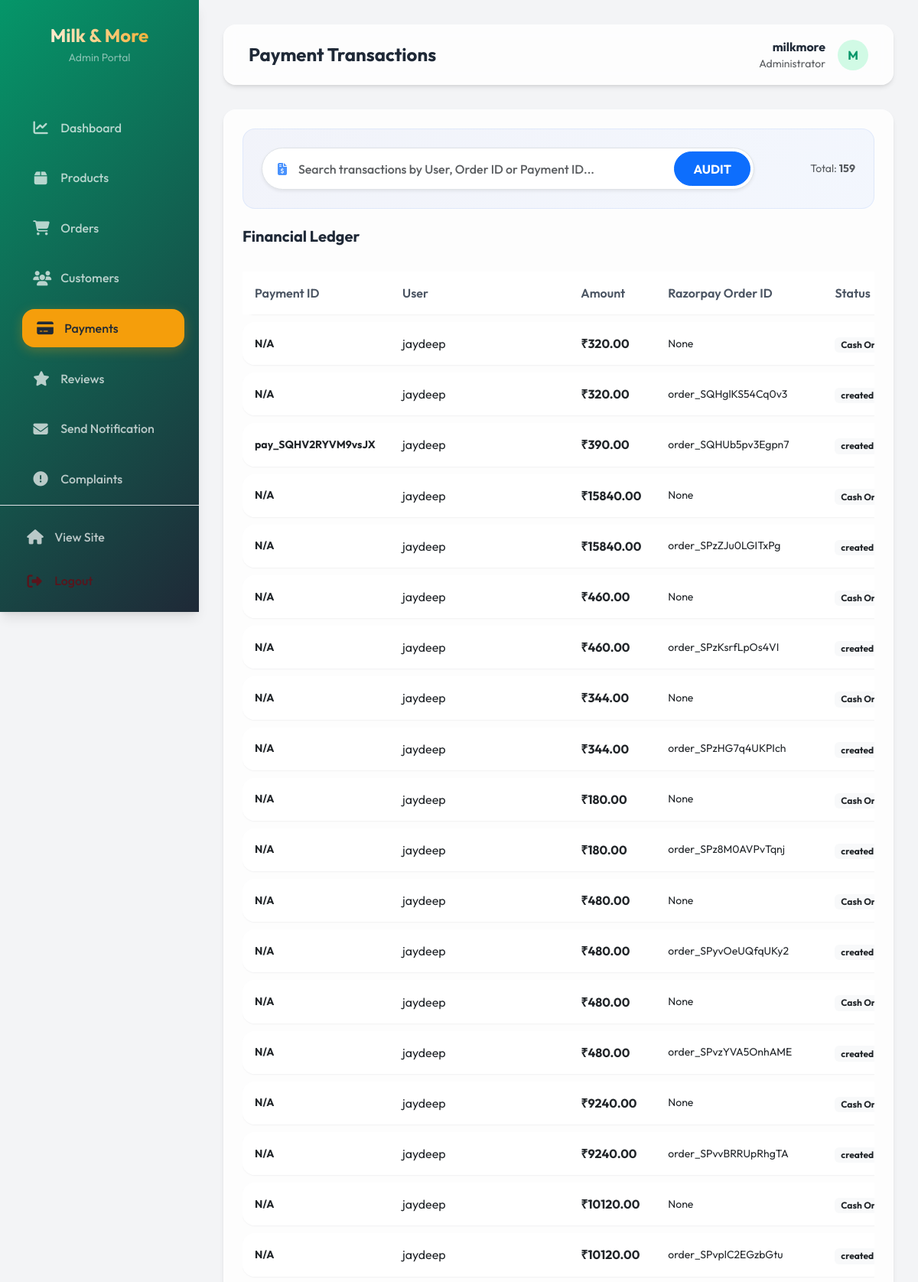
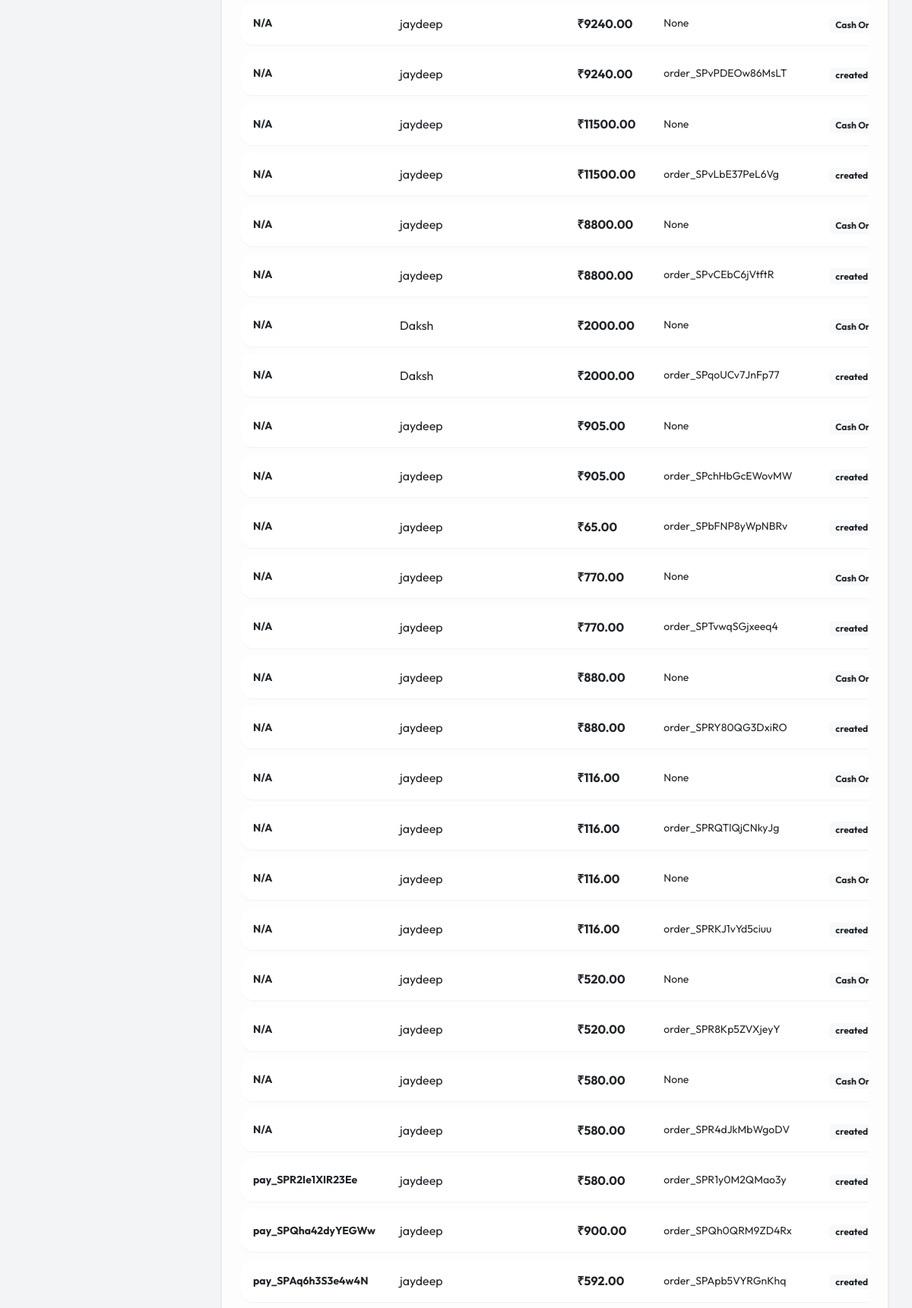
/admin-payments/ (signed in, upper part), run on the app's committed database (2 pictures, top to bottom).
### app/models.py (models this page shows)
class Payment(models.Model):
    user = models.ForeignKey(User,on_delete=models.CASCADE)
    amount = models.FloatField()
    razorpay_order_id = models.CharField(max_length=50,blank=True,null=True)
    razorpay_payment_status = models.CharField(max_length=50,blank=True,null=True)
    razorpay_payment_id = models.CharField(max_length=50,blank=True,null=True)
    paid = models.BooleanField(default=False)

### app/views.py (the view, shortened to what this page needs)
# urls.py: path("admin-payments/", admin_payments, name="admin-payments"),
@user_passes_test(is_admin)
def admin_payments(request):
    query = request.GET.get('q')
    payments = Payment.objects.all().order_by('-id')
    return render(request, 'admin_panel/payments.html', locals())

### app/context_processors.py (called while the page is built, shortened)
def regional_restriction(request):
    is_delivery = hasattr(request.user, 'deliveryperson')
    return {
        'is_in_ahmedabad': True, # Default to True for guests/staff to avoid blocking
        'has_any_address': False,
        'show_restricted_overlay': False
    }

### app/views.py (called while the page is built)
def is_admin(user):
    return user.is_superuser or user.is_staff

### Dairy-webapp-main/app/templates/admin_panel/payments.html (shortened to what this page needs)
{% extends 'admin_panel/base.html' %}
{% load static %}
{% block page_title %}Payment Transactions{% endblock %}
{% block content %}
<div class="glass-card animate-fade-in">
    <div class="search-console-wrapper mb-4 p-4 rounded-4"
         style="background: linear-gradient(135deg, rgba(30, 64, 175, 0.05) 0%, rgba(59, 130, 246, 0.05) 100%); border: 1px solid rgba(59, 130, 246, 0.1);">
        <div class="row align-items-center g-3">
            <div class="col-md-10">
                <form action="" method="GET" autocomplete="off" class="m-0">
                    <div class="input-group shadow-sm rounded-pill overflow-hidden bg-white border p-1" style="transition: all 0.3s ease;">
                        <span class="input-group-text bg-transparent border-0 ps-3 pe-2">
                            <i class="fa-solid fa-file-invoice-dollar text-primary opacity-75"></i>
                        </span>
                        <input type="text" name="q" class="form-control border-0 shadow-none px-2"
                               placeholder="Search transactions by User, Order ID or Payment ID..."
                               value="{{ request.GET.q|default:'' }}"
                               style="height: 45px; font-weight: 500;">
                        <button class="btn btn-primary rounded-pill px-4 fw-bold" type="submit">AUDIT</button>
                    </div>
                </form>
            </div>
            <div class="col-md-2 text-md-end">
                <div class="text-muted small">Total: <strong>{{ payments|length }}</strong></div>
            </div>
        </div>
    </div>
    <div class="d-flex justify-content-between align-items-center mb-4">
        <h5 class="fw-bold mb-0">Financial Ledger</h5>
    </div>
    <div class="table-responsive">
        <table class="table custom-table">
            <thead>
                <tr>
                    <th>Payment ID</th>
                    <th>User</th>
                    <th>Amount</th>
                    <th>Razorpay Order ID</th>
                    <th>Status</th>
                </tr>
            </thead>
            <tbody>
                {% for payment in payments %}
                <tr>
                    <td class="small fw-bold">{{ payment.razorpay_payment_id|default:"N/A" }}</td>
                    <td>{{ payment.user.username }}</td>
                    <td class="fw-bold">₹{{ payment.amount|floatformat:2 }}</td>
                    <td class="small">{{ payment.razorpay_order_id }}</td>
                    <td>
                        <span class="badge bg-light text-dark">{{ payment.razorpay_payment_status }}</span>
                    </td>
                </tr>
                {% empty %}
                <tr>
                    <td colspan="6" class="text-center py-4 text-muted">No payments found.</td>
                </tr>
                {% endfor %}
            </tbody>
        </table>
    </div>
</div>
{% endblock %}

### Dairy-webapp-main/app/templates/admin_panel/base.html (shortened to what this page needs)
{% load static %}
<!DOCTYPE html>
<html lang="en">
<head>
    <link rel="stylesheet" href="https://cdnjs.cloudflare.com/ajax/libs/font-awesome/6.4.0/css/all.min.css">
    <link href="https://cdn.jsdelivr.net/npm/bootstrap@5.3.0/dist/css/bootstrap.min.css" rel="stylesheet">
</head>
<body>
    <div class="sidebar">
        <div class="sidebar-header">
            <h3>Milk & More</h3>
            <p class="text-white-50 small mt-1">Admin Portal</p>
        </div>
        <div class="nav-links-wrapper">
            <ul class="nav-links" style="margin-top: 0;">
                <li class="nav-item">
                    <a href="{% url 'admin-dashboard' %}"
                        class="nav-link {% if request.resolver_match.url_name == 'admin-dashboard' %}active{% endif %}">
                        <i class="fa-solid fa-chart-line"></i> Dashboard
                    </a>
                </li>
                <li class="nav-item">
                    <a href="{% url 'admin-products' %}"
                        class="nav-link {% if 'product' in request.resolver_match.url_name %}active{% endif %}">
                        <i class="fa-solid fa-box"></i> Products
                    </a>
                </li>
                <li class="nav-item">
                    <a href="{% url 'admin-orders' %}"
                        class="nav-link {% if 'order' in request.resolver_match.url_name and 'delivery-person' not in request.resolver_match.url_name %}active{% endif %}">
                        <i class="fa-solid fa-cart-shopping"></i> Orders
                    </a>
                </li>
                <li class="nav-item">
                    <a href="{% url 'admin-customers' %}"
                        class="nav-link {% if 'customer' in request.resolver_match.url_name %}active{% endif %}">
                        <i class="fa-solid fa-users"></i> Customers
                    </a>
                </li>
                <li class="nav-item">
                    <a href="{% url 'admin-payments' %}"
                        class="nav-link {% if 'payment' in request.resolver_match.url_name %}active{% endif %}">
                        <i class="fa-solid fa-credit-card"></i> Payments
                    </a>
                </li>
                <li class="nav-item">
                    <a href="{% url 'admin-reviews' %}"
                        class="nav-link {% if 'review' in request.resolver_match.url_name %}active{% endif %}">
                        <i class="fa-solid fa-star"></i> Reviews
                    </a>
                </li>
                <li class="nav-item">
                    <a href="{% url 'admin-send-notification' %}"
                        class="nav-link {% if request.resolver_match.url_name == 'admin-send-notification' %}active{% endif %}">
                        <i class="fa-solid fa-envelope"></i> Send Notification
                    </a>
                </li>
                <li class="nav-item">
                    <a href="{% url 'admin-complaints' %}"
                        class="nav-link {% if 'complaint' in request.resolver_match.url_name %}active{% endif %}">
                        <i class="fa-solid fa-circle-exclamation"></i> Complaints
                    </a>
                </li>
                <li class="nav-item">
                </li>
            </ul>
        </div>
        <div class="sidebar-footer p-3 border-top border-white-25">
            <ul class="nav-links m-0">
                <li class="nav-item p-0">
                    <a href="{% url 'home' %}" class="nav-link">
                        <i class="fa-solid fa-house"></i> View Site
                    </a>
                </li>
                <li class="nav-item p-0 mt-2">
                    <a href="{% url 'logout' %}" class="nav-link text-danger-emphasis">
                        <i class="fa-solid fa-right-from-bracket"></i> Logout
                    </a>
                </li>
            </ul>
        </div>
    </div>
    <div class="main-content">
        <header class="top-header animate-fade-in">
            <div class="page-info">
                <h4 class="mb-0 fw-bold">{% block page_title %}Dashboard{% endblock %}</h4>
            </div>
            <div class="user-profile">
                <div class="text-end d-none d-md-block">
                    <p class="mb-0 fw-bold">{{ request.user.username }}</p>
                    <p class="mb-0 small text-muted">Administrator</p>
                </div>
                <div class="user-avatar text-uppercase">
                    {{ request.user.username|slice:":1" }}
                </div>
            </div>
        </header>
        <div class="animate-fade-in" style="animation-delay: 0.1s;">
            {% block content %}{% endblock %}
        </div>
    </div>
</body>
</html>

### Dairy-webapp-main/app/templates/admin_panel/base.html (style rules this page uses)
:root { --emerald: #10b981; --emerald-dark: #059669; --emerald-light: #d1fae5; --gold: #f59e0b; --gold-dark: #d97706; --dark: #1f2937; --light: #f9fafb; --white: #ffffff; --glass: rgba(255, 255, 255, 0.8); --shadow-sm: 0 1px 2px 0 rgba(0, 0, 0, 0.05); --shadow: 0 4px 6px -1px rgba(0, 0, 0, 0.1), 0 2px 4px -1px rgba(0, 0, 0, 0.06); --shadow-lg: 0 10px 15px -3px rgba(0, 0, 0, 0.1), 0 4px 6px -2px rgba(0, 0, 0, 0.05); --radius: 16px; }
body { font-family: 'Outfit', sans-serif; background-color: #f3f4f6; color: var(--dark); margin: 0; padding: 0; overflow-x: hidden; }
.sidebar { width: 260px; height: 100vh; position: fixed; left: 0; top: 0; background: linear-gradient(135deg, var(--emerald-dark), var(--dark)); color: white; transition: all 0.3s ease; z-index: 1000; box-shadow: var(--shadow-lg); display: flex; flex-direction: column; }
.sidebar-header { padding: 2rem 1.5rem; text-align: center; flex-shrink: 0; }
.nav-links-wrapper { flex-grow: 1; overflow-y: auto; padding-bottom: 2rem; }
.nav-links-wrapper { -ms-overflow-style: none; scrollbar-width: none; }
.sidebar-header h3 { font-weight: 700; font-size: 1.5rem; margin: 0; background: linear-gradient(to right, #fff, var(--gold)); -webkit-background-clip: text; background-clip: text; -webkit-text-fill-color: transparent; }
.nav-links { list-style: none; padding: 0; margin-top: 2rem; }
.nav-item { padding: 0.5rem 1.5rem; }
.nav-link { color: rgba(255, 255, 255, 0.7); text-decoration: none; display: flex; align-items: center; padding: 0.8rem 1.2rem; border-radius: var(--radius); transition: all 0.3s ease; font-weight: 500; }
.nav-link i { margin-right: 1rem; font-size: 1.2rem; width: 20px; text-align: center; }
.nav-link:hover, .nav-link.active { color: white; background: rgba(255, 255, 255, 0.1); transform: translateX(5px); }
.nav-link.active { background: var(--gold); color: var(--dark); box-shadow: 0 4px 15px rgba(245, 158, 11, 0.3); }
.main-content { margin-left: 260px; padding: 2rem; transition: all 0.3s ease; min-height: 100vh; }
.top-header { display: flex; justify-content: space-between; align-items: center; margin-bottom: 2rem; background: var(--glass); backdrop-filter: blur(10px); padding: 1rem 2rem; border-radius: var(--radius); box-shadow: var(--shadow); border: 1px solid rgba(255, 255, 255, 0.3); }
.user-profile { display: flex; align-items: center; gap: 1rem; }
.user-avatar { width: 40px; height: 40px; border-radius: 50%; background: var(--emerald-light); display: flex; align-items: center; justify-content: center; color: var(--emerald-dark); font-weight: 700; }
.glass-card { background: var(--glass); backdrop-filter: blur(10px); border-radius: var(--radius); padding: 1.5rem; border: 1px solid rgba(255, 255, 255, 0.3); box-shadow: var(--shadow); transition: all 0.3s ease; }
.custom-table { width: 100%; border-collapse: separate; border-spacing: 0 10px; }
.custom-table tr { background: var(--white); border-radius: var(--radius); box-shadow: var(--shadow-sm); transition: all 0.2s ease; }
.custom-table th { border: none; padding: 1rem; font-weight: 600; color: #4b5563; }
.custom-table td { border: none; padding: 1rem; vertical-align: middle; }
.custom-table td:first-child { border-top-left-radius: var(--radius); border-bottom-left-radius: var(--radius); }
.animate-fade-in { animation: fadeIn 0.5s ease forwards; }

### data on the page
Payment: razorpay_payment_id "N/A", user.username "jaydeep", amount "320.00", razorpay_order_id "None", razorpay_payment_status "Cash…"
Payment: razorpay_payment_id "N/A", user.username "jaydeep", amount "320.00", razorpay_order_id "order_SQHglKS54Cq0v3", razorpay_payment_status "created"
Payment: razorpay_payment_id "pay_SQHV2RYVM9vsJX", user.username "jaydeep", amount "390.00", razorpay_order_id "order_SQHUb5pv3Egpn7", razorpay_payment_status "created"
Payment: razorpay_payment_id "N/A", user.username "jaydeep", amount "15840.00", razorpay_order_id "None", razorpay_payment_status "Cash…"
Payment: razorpay_payment_id "N/A", user.username "jaydeep", amount "15840.00", razorpay_order_id "order_SPzZJu0LGITxPg", razorpay_payment_status "created"
Payment: razorpay_payment_id "N/A", user.username "jaydeep", amount "460.00", razorpay_order_id "None", razorpay_payment_status "Cash…"
Payment: razorpay_payment_id "N/A", user.username "jaydeep", amount "460.00", razorpay_order_id "order_SPzKsrfLpOs4VI", razorpay_payment_status "created"
Payment: razorpay_payment_id "N/A", user.username "jaydeep", amount "344.00", razorpay_order_id "None", razorpay_payment_status "Cash…"
Payment: razorpay_payment_id "N/A", user.username "jaydeep", amount "344.00", razorpay_order_id "order_SPzHG7q4UKPIch", razorpay_payment_status "created"
Payment: razorpay_payment_id "N/A", user.username "jaydeep", amount "180.00", razorpay_order_id "None", razorpay_payment_status "Cash…"
Payment: razorpay_payment_id "N/A", user.username "jaydeep", amount "180.00", razorpay_order_id "order_SPz8M0AVPvTqnj", razorpay_payment_status "created"
Payment: razorpay_payment_id "N/A", user.username "jaydeep", amount "480.00", razorpay_order_id "None", razorpay_payment_status "Cash…"
Payment: razorpay_payment_id "N/A", user.username "jaydeep", amount "480.00", razorpay_order_id "order_SPyvOeUQfqUKy2", razorpay_payment_status "created"
Payment: razorpay_payment_id "N/A", user.username "jaydeep", amount "480.00", razorpay_order_id "None", razorpay_payment_status "Cash…"
Payment: razorpay_payment_id "N/A", user.username "jaydeep", amount "480.00", razorpay_order_id "order_SPvzYVA5OnhAME", razorpay_payment_status "created"
Payment: razorpay_payment_id "N/A", user.username "jaydeep", amount "9240.00", razorpay_order_id "None", razorpay_payment_status "Cash…"
Payment: razorpay_payment_id "N/A", user.username "jaydeep", amount "9240.00", razorpay_order_id "order_SPvvBRRUpRhgTA", razorpay_payment_status "created"
Payment: razorpay_payment_id "N/A", user.username "jaydeep", amount "10120.00", razorpay_order_id "None", razorpay_payment_status "Cash…"
Payment: razorpay_payment_id "N/A", user.username "jaydeep", amount "10120.00", razorpay_order_id "order_SPvplC2EGzbGtu", razorpay_payment_status "created"
Payment: razorpay_payment_id "N/A", user.username "jaydeep", amount "9240.00", razorpay_order_id "None", razorpay_payment_status "Cash…"
Payment: razorpay_payment_id "N/A", user.username "jaydeep", amount "9240.00", razorpay_order_id "order_SPvPDEOw86MsLT", razorpay_payment_status "created"
Payment: razorpay_payment_id "N/A", user.username "jaydeep", amount "11500.00", razorpay_order_id "None", razorpay_payment_status "Cash…"
Payment: razorpay_payment_id "N/A", user.username "jaydeep", amount "11500.00", razorpay_order_id "order_SPvLbE37PeL6Vg", razorpay_payment_status "created"
Payment: razorpay_payment_id "N/A", user.username "jaydeep", amount "8800.00", razorpay_order_id "None", razorpay_payment_status "Cash…"
Payment: razorpay_payment_id "N/A", user.username "jaydeep", amount "8800.00", razorpay_order_id "order_SPvCEbC6jVtftR", razorpay_payment_status "created"
Payment: razorpay_payment_id "N/A", user.username "Daksh", amount "2000.00", razorpay_order_id "None", razorpay_payment_status "Cash…"
Payment: razorpay_payment_id "N/A", user.username "Daksh", amount "2000.00", razorpay_order_id "order_SPqoUCv7JnFp77", razorpay_payment_status "created"
Payment: razorpay_payment_id "N/A", user.username "jaydeep", amount "905.00", razorpay_order_id "None", razorpay_payment_status "Cash…"
Payment: razorpay_payment_id "N/A", user.username "jaydeep", amount "905.00", razorpay_order_id "order_SPchHbGcEWovMW", razorpay_payment_status "created"
Payment: razorpay_payment_id "N/A", user.username "jaydeep", amount "65.00", razorpay_order_id "order_SPbFNP8yWpNBRv", razorpay_payment_status "created"
Payment: razorpay_payment_id "N/A", user.username "jaydeep", amount "770.00", razorpay_order_id "None", razorpay_payment_status "Cash…"
Payment: razorpay_payment_id "N/A", user.username "jaydeep", amount "770.00", razorpay_order_id "order_SPTvwqSGjxeeq4", razorpay_payment_status "created"
Payment: razorpay_payment_id "N/A", user.username "jaydeep", amount "880.00", razorpay_order_id "None", razorpay_payment_status "Cash…"
Payment: razorpay_payment_id "N/A", user.username "jaydeep", amount "880.00", razorpay_order_id "order_SPRY80QG3DxiRO", razorpay_payment_status "created"
Payment: razorpay_payment_id "N/A", user.username "jaydeep", amount "116.00", razorpay_order_id "None", razorpay_payment_status "Cash…"
Payment: razorpay_payment_id "N/A", user.username "jaydeep", amount "116.00", razorpay_order_id "order_SPRQTlQjCNkyJg", razorpay_payment_status "created"
Payment: razorpay_payment_id "N/A", user.username "jaydeep", amount "116.00", razorpay_order_id "None", razorpay_payment_status "Cash…"
Payment: razorpay_payment_id "N/A", user.username "jaydeep", amount "116.00", razorpay_order_id "order_SPRKJ1vYd5ciuu", razorpay_payment_status "created"
Payment: razorpay_payment_id "N/A", user.username "jaydeep", amount "520.00", razorpay_order_id "None", razorpay_payment_status "Cash…"
Payment: razorpay_payment_id "N/A", user.username "jaydeep", amount "520.00", razorpay_order_id "order_SPR8Kp5ZVXjeyY", razorpay_payment_status "created"
Payment: razorpay_payment_id "N/A", user.username "jaydeep", amount "580.00", razorpay_order_id "None", razorpay_payment_status "Cash…"
Payment: razorpay_payment_id "N/A", user.username "jaydeep", amount "580.00", razorpay_order_id "order_SPR4dJkMbWgoDV", razorpay_payment_status "created"
Payment: razorpay_payment_id "pay_SPR2Ie1XIR23Ee", user.username "jaydeep", amount "580.00", razorpay_order_id "order_SPR1y0M2QMao3y", razorpay_payment_status "created"
Payment: razorpay_payment_id "pay_SPQha42dyYEGWw", user.username "jaydeep", amount "900.00", razorpay_order_id "order_SPQh0QRM9ZD4Rx", razorpay_payment_status "created"
Payment: razorpay_payment_id "pay_SPAq6h3S3e4w4N", user.username "jaydeep", amount "592.00", razorpay_order_id "order_SPApb5VYRGnKhq", razorpay_payment_status "created"

### other printed values
{{ request.user.username }} "milkmore"
{{ request.user.username|slice:":1" }} "M"
{{ payments|length }} "159"
